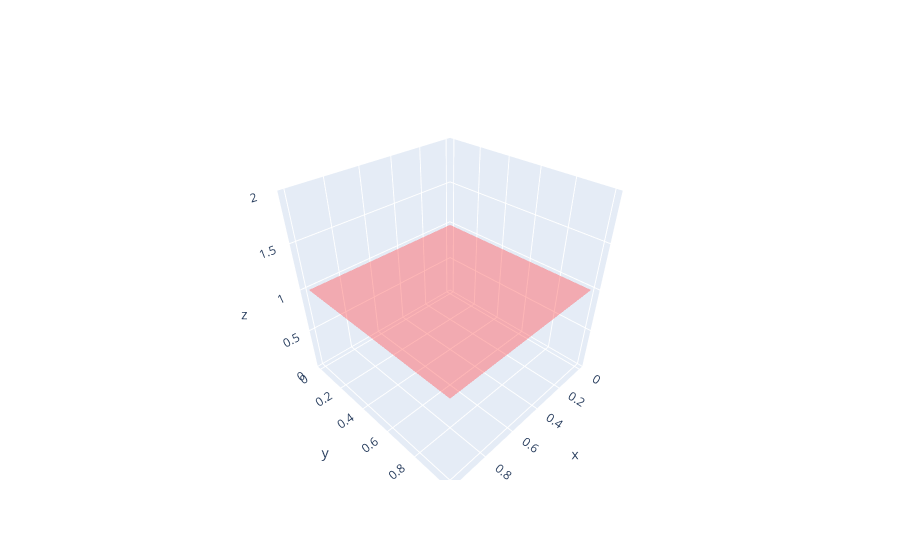

Notebook code cell kept with this figure:
### Code cell
surfaceColor = "red"
fig = go.Figure(
    data=[
        # CLUE3D trackster
        go.Surface(
            x=[0, 1],
            y=[0, 1],
            z=np.ones(shape=(2, 2)),
            showscale=False, showlegend=False, colorscale=[[0, surfaceColor], [1, surfaceColor]], hoverinfo="skip",
            opacity=0.3,
        )
    ])
fig

### Figure 1 — Plotly figure (JSON) as saved in the notebook; plotly's stock layout.template omitted (floating-point values rounded to 4 significant figures)
{"data": [{"colorscale": [[0, "red"], [1, "red"]], "hoverinfo": "skip", "opacity": 0.3, "showlegend": false, "showscale": false, "type": "surface", "x": [0, 1], "y": [0, 1], "z": [[1, 1], [1, 1]]}], "layout": {}}
